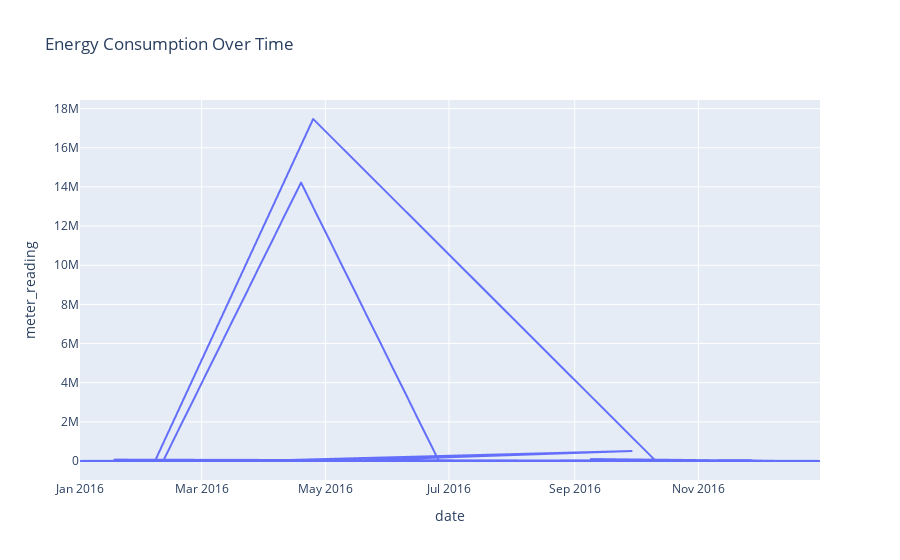

The code cell stored with this chart in its notebook:
### Markdown cell above
### Time Series Analysis of Energy Consumption

### Code cell
import plotly.express as px

fig = px.line(df.sample(5000), x='date', y='meter_reading', title='Energy Consumption Over Time')
fig.show()

### Figure 1 — Plotly figure (JSON) as saved in the notebook; plotly's stock layout.template omitted (floating-point values rounded to 4 significant figures; data arrays with more than 128 entries replaced by an {"elided": "..."} marker saying what was removed)
{"data": [{"hovertemplate": "date=%{x}<br>meter_reading=%{y}<extra></extra>", "legendgroup": "", "line": {"color": "#636efa", "dash": "solid"}, "marker": {"symbol": "circle"}, "mode": "lines", "name": "", "showlegend": false, "type": "scattergl", "x": {"elided": "5000 str values"}, "xaxis": "x", "y": {"elided": "5000 float values"}, "yaxis": "y"}], "layout": {"legend": {"tracegroupgap": 0}, "title": {"text": "Energy Consumption Over Time"}, "xaxis": {"anchor": "y", "domain": [0, 1], "title": {"text": "date"}}, "yaxis": {"anchor": "x", "domain": [0, 1], "title": {"text": "meter_reading"}}}}
